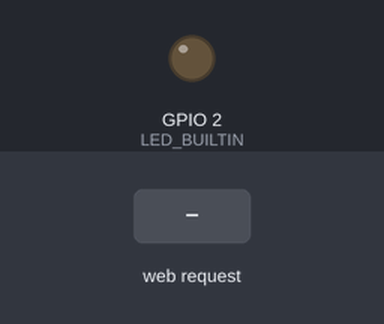
Recording of a sketch running on a simulated ESP32. Parts: output pins drawn as LEDs (lit = HIGH). Inputs (shaded band) come from the test bench. WiFi joins after 1.5 s; servers stay silent unless stated; what the sketch prints to the serial monitor is not drawn.

Above: at 3.2 s.
3.3 s: HTTP request GET /toggle received
At 4.4 s:
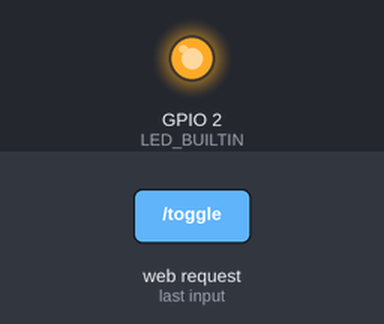
Timing chart, 0 to 6.3 s (numbered marks = the images above; inputs shaded):
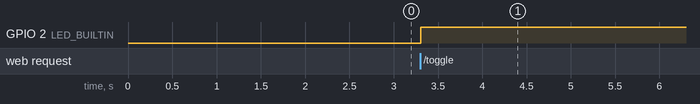

Measured:
- after the input at 3.3 s, GPIO 2 (LED_BUILTIN): LOW → HIGH at once

The sketch:

web_to_esp32.ino
```cpp
#include <WiFi.h>
#include <ESPAsyncWebServer.h>

#include "secrets.h"  // credentials (gitignored; see secrets.example.h)
bool ledState = LOW;

AsyncWebServer server(80);

void setup() {
  pinMode(LED_BUILTIN, OUTPUT);
  digitalWrite(LED_BUILTIN, ledState);

  Serial.begin(115200);
  WiFi.begin(ssid, password);

  while (WiFi.status() != WL_CONNECTED) {
    delay(1000);
    Serial.println("Connecting to WiFi...");
  }
  Serial.println("Connected to WiFi");

  server.on("/", HTTP_GET, [](AsyncWebServerRequest *request) {
    String html = R"(
    <!DOCTYPE html>
    <html>
    <head>
        <title>Kontrol LED ESP32</title>
        <link rel="stylesheet" href="https://maxcdn.bootstrapcdn.com/bootstrap/4.5.2/css/bootstrap.min.css">
        <style>
            body {
                background-color: #f0f0f0;
                text-align: center;
            }
            .container {
                margin-top: 20px;
                background-color: #ffffff;
                padding: 20px;
                border-radius: 10px;
                box-shadow: 0px 0px 10px #888888;
            }
            h1 {
                color: #007bff;
            }
        </style>
    </head>
    <body>
        <div class="container">
            <h1 class="mt-4">Kontrol LED ESP32</h1>
            <div class="custom-control custom-switch">
                <input type="checkbox" class="custom-control-input" id="controlSwitch" name="control" value="on">
                <label class="custom-control-label" for="controlSwitch">Hidupkan LED</label>
            </div>
        </div>
        <script src="https://code.jquery.com/jquery-3.5.1.slim.min.js"></script>
        <script src="https://cdn.jsdelivr.net/npm/@popperjs/core@2.11.6/dist/umd/popper.min.js"></script>
        <script src="https://maxcdn.bootstrapcdn.com/bootstrap/4.5.2/js/bootstrap.min.js"></script>
        <script>
            const controlSwitch = document.getElementById("controlSwitch");
            controlSwitch.addEventListener("change", () => {
                const newUrl = controlSwitch.checked ? "/toggle?control=on" : "/toggle?control=off";
                fetch(newUrl, { method: 'GET' });
            });
        </script>
    </body>
    </html>
  )";

    request->send(200, "text/html", html);
  });

  server.on("/toggle", HTTP_GET, [](AsyncWebServerRequest *request) {
    ledState = !ledState;
    digitalWrite(LED_BUILTIN, ledState);
    request->send(200, "text/plain", "OK");
  });

  server.begin();
}

void loop() {
  // Tidak ada operasi yang perlu dilakukan dalam loop
}
```

secrets.example.h
```cpp
// Copy this file to secrets.h and fill in your own values.
#pragma once

const char* ssid = "REDACTED";
const char* password = "REDACTED";
```
